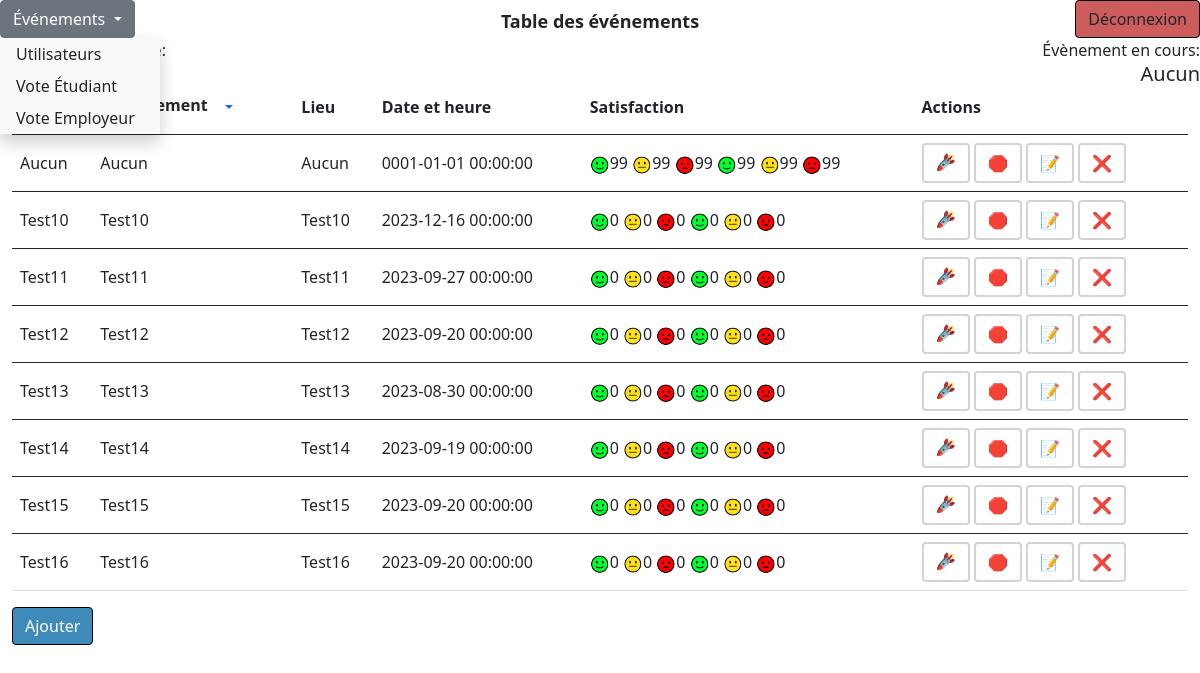
/eventBD.php (signed in), run on the app's committed database.
### tables this page shows
CREATE TABLE `event` (
  `idEvent` int(11) NOT NULL PRIMARY KEY AUTO_INCREMENT,
  `nom` varchar(255) NOT NULL,
  `departement` varchar(100) NOT NULL,
  `lieu` varchar(1024) NOT NULL,
  `date` datetime NOT NULL
);

CREATE TABLE `satisfaction` (
  `idSatisfaction` int(11) PRIMARY KEY AUTO_INCREMENT,
  `highEtu` int(11) NOT NULL,
  `midEtu` int(11) NOT NULL,
  `lowEtu` int(11) NOT NULL,
  `highEmplo` int(11) NOT NULL,
  `midEmplo` int(11) NOT NULL,
  `lowEmplo` int(11) NOT NULL,
  FOREIGN KEY (idSatisfaction) REFERENCES event(idEvent)
);

### eventBD.php (the view, shortened to what this page needs)
<!DOCTYPE html>
<html lang="en">
<head>
    <link href="https://cdn.jsdelivr.net/npm/bootstrap@5.0.2/dist/css/bootstrap.min.css" rel="stylesheet">
    <link rel="stylesheet" href="css/accueil.css">
</head>
<body>
    <?php
    $servername = "localhost";
    $username = "root";
    $password = "root";
    $bd = "smileyFace";
    $conn = new mysqli($servername, $username, $password, $bd);
    $sql = "SELECT idEvent, nom, departement, lieu, date FROM event";
    $sqlSatis = "SELECT idSatisfaction, highEtu, midEtu, lowEtu, highEmplo, midEmplo, lowEmplo FROM satisfaction";
    $conn->query('SET NAMES utf8');
    $result = $conn->query($sql);
    $resultSatis = $conn->query($sqlSatis);
    ?>
    <div class="container-fluid h-100">
        <div class="row navBar">
            <div class="col-4 p-0">
                <div class="dropdown">
                    <a class="btn btn-secondary dropdown-toggle" href="#" role="button" id="dropdownMenuLink">
                        <?php
                        $page_name = 'Événements';
                        echo $page_name;
                        ?>
                    </a>
                </div>
                <div>
                    Connecté en tant que: <h5> <?php echo $_SESSION["prenom"] . " " . $_SESSION["nom"]; ?> </h5>
                </div>
            </div>
            <div class="col-4 p-2 text-center">
                <p>Table des événements</p>
            </div>
            <div class="col-4 p-0 text-end">
                <button class="btn buttonNav" id="butSignOut" onclick="window.location.href='deconnexion.php'">Déconnexion</button>
                <div class="flexEventName">
                    Évènement en cours: <h5> <?php echo $_SESSION['eventLive']; ?> </h5>
                </div>
            </div>
        </div>
        <div class="row mainWindow">
            <div class="col-12">
                <table class="table">
                    <thead>
                        <tr>
                            <th scope="col">Nom</th>
                            <th scope="col">Département
                                <div class="dropdown">
                                    <button class="btn btn-link dropdown-toggle" type="button" id="departementDropdown" data-bs-toggle="dropdown" aria-expanded="false"></button>
                                </div>
                            </th>
                            <th scope="col">Lieu</th>
                            <th scope="col" onclick="sortTableByDate()">Date et heure</th>
                            <th scope="col">Satisfaction</th>
                            <th scope="col">Actions</th>
                        </tr>
                    </thead>
                    <?php
                    if ($result->num_rows > 0) {
                        while ($row = $result->fetch_assoc()) {
                            if ($rowSatis = $resultSatis->fetch_assoc()) {
                    ?>
                                <tbody>
                                    <tr>
                                        <td><?php echo $row["nom"] ?></td>
                                        <td><?php echo $row["departement"] ?></td>
                                        <td><?php echo $row["lieu"] ?></td>
                                        <td><?php echo $row["date"] ?></td>
                                        <td>
                                            <?php
                                            $satisfactionValues = [
                                                "highEtu" => "smiley_smidoeuf.png",
                                                "midEtu" => "smiley_mid.png",
                                                "lowEtu" => "smiley_bad.png",
                                                "highEmplo" => "smiley_smidoeuf.png",
                                                "midEmplo" => "smiley_mid.png",
                                                "lowEmplo" => "smiley_bad.png",
                                            ];
                                            foreach ($satisfactionValues as $satisfactionKey => $satisfactionImage) {
                                                echo '<img class="img-fluid" src="img/' . $satisfactionImage . '" width="20px" height="20px">';
                                                echo $rowSatis[$satisfactionKey] . " ";
                                            }
                                            ?>
                                        </td>
                                        <td>
                                            <a href="launch.php?id=<?php echo $row["idEvent"] ?>" class="btn" type="button" id="butLaunch" title="Lancer">&#128640;</a>
                                            <a href="stop.php?id=<?php echo $row["idEvent"] ?>" class="btn" type="button" id="butStop" title="Arrêter">&#128721;</a>
                                            <a href="modifier.php?id=<?php echo $row["idEvent"] ?>" class="btn btn-warning" type="button" id="butModify" title="Modifier">&#128221;</a>
                                            <a href="supprimer.php?id=<?php echo $row["idEvent"] ?>&eoU=<?php echo 0 ?>" class="btn btn-danger" type="button" id="butRemove" title="Supprimer">&#10060;</a>
                                        </td>
                                    </tr>
                                </tbody>
                    <?php
                            }
                        }
                    } else {
                        echo "Aucun résultats";
                    }
                    ?>
                    <table>
                        <a href="ajouter.php" class="btn btn-primary" role="button" id="butAjouter">Ajouter</a>
            </div>
        </div>
    </div>
</body>
</html>

### css/accueil.css (style rules this page uses)
html, body { height: 100%; }
.navBar { height: 10%; }
.buttonNav { height: max-content; }
.mainWindow { height: 90%; }
p { font-weight: bold; font-size: 18px; }
#butSignOut { background-color: indianred; border: solid black 1px; }
a { text-decoration: none; color: black; }
th, td { vertical-align: middle; }
#butModify { background-color: white; border: solid lightgrey 2px; }
#butRemove { background-color: white; border: solid lightgrey 2px; }
#butAjouter { background-color: rgb(62, 138, 185); border: solid black 1px; }
#butLaunch { transform: rotate(-180deg); border: solid lightgrey 2px; }
#butStop { border: solid lightgrey 2px; }
.dropdown { position: relative; display: inline-block; }

### data on the page
event: nom "Aucun", departement "Aucun", lieu "Aucun", date "0001-01-01 00:00:00", satisfaction.highEtu "99", satisfaction.midEtu "99", satisfaction.lowEtu "99", satisfaction.highEmplo "99", satisfaction.midEmplo "99", satisfaction.lowEmplo "99"
event: nom "Test10", departement "Test10", lieu "Test10", date "2023-12-16 00:00:00", satisfaction.highEtu "0", satisfaction.midEtu "0", satisfaction.lowEtu "0", satisfaction.highEmplo "0", satisfaction.midEmplo "0", satisfaction.lowEmplo "0"
event: nom "Test11", departement "Test11", lieu "Test11", date "2023-09-27 00:00:00", satisfaction.highEtu "0", satisfaction.midEtu "0", satisfaction.lowEtu "0", satisfaction.highEmplo "0", satisfaction.midEmplo "0", satisfaction.lowEmplo "0"
event: nom "Test12", departement "Test12", lieu "Test12", date "2023-09-20 00:00:00", satisfaction.highEtu "0", satisfaction.midEtu "0", satisfaction.lowEtu "0", satisfaction.highEmplo "0", satisfaction.midEmplo "0", satisfaction.lowEmplo "0"
event: nom "Test13", departement "Test13", lieu "Test13", date "2023-08-30 00:00:00", satisfaction.highEtu "0", satisfaction.midEtu "0", satisfaction.lowEtu "0", satisfaction.highEmplo "0", satisfaction.midEmplo "0", satisfaction.lowEmplo "0"
event: nom "Test14", departement "Test14", lieu "Test14", date "2023-09-19 00:00:00", satisfaction.highEtu "0", satisfaction.midEtu "0", satisfaction.lowEtu "0", satisfaction.highEmplo "0", satisfaction.midEmplo "0", satisfaction.lowEmplo "0"
event: nom "Test15", departement "Test15", lieu "Test15", date "2023-09-20 00:00:00", satisfaction.highEtu "0", satisfaction.midEtu "0", satisfaction.lowEtu "0", satisfaction.highEmplo "0", satisfaction.midEmplo "0", satisfaction.lowEmplo "0"
event: nom "Test16", departement "Test16", lieu "Test16", date "2023-09-20 00:00:00", satisfaction.highEtu "0", satisfaction.midEtu "0", satisfaction.lowEtu "0", satisfaction.highEmplo "0", satisfaction.midEmplo "0", satisfaction.lowEmplo "0"

### other printed values
$page_name "Événements"
$_SESSION["prenom"] "Marius"
$_SESSION["nom"] "Testard"
$_SESSION['eventLive'] "Aucun"
